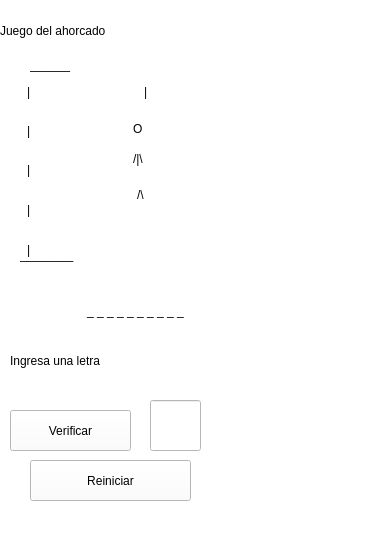
<?xml version="1.0" encoding="UTF-8"?>
<ui version="4.0">
 <class>MainWindow</class>
 <widget class="QMainWindow" name="MainWindow">
  <property name="geometry">
   <rect>
    <x>0</x>
    <y>0</y>
    <width>381</width>
    <height>557</height>
   </rect>
  </property>
  <property name="windowTitle">
   <string>MainWindow</string>
  </property>
  <property name="styleSheet">
   <string notr="true">background-color: rgb(255, 255, 255);</string>
  </property>
  <widget class="QWidget" name="centralwidget">
   <widget class="QLabel" name="label">
    <property name="geometry">
     <rect>
      <x>0</x>
      <y>10</y>
      <width>331</width>
      <height>41</height>
     </rect>
    </property>
    <property name="styleSheet">
     <string notr="true">font: 16pt &quot;MS PGothic&quot;;</string>
    </property>
    <property name="text">
     <string>Juego del ahorcado</string>
    </property>
   </widget>
   <widget class="QLabel" name="lbHead">
    <property name="geometry">
     <rect>
      <x>133</x>
      <y>103</y>
      <width>31</width>
      <height>51</height>
     </rect>
    </property>
    <property name="styleSheet">
     <string notr="true">font: 32pt &quot;MS Serif&quot;;
background-color: transparent;</string>
    </property>
    <property name="text">
     <string>O</string>
    </property>
   </widget>
   <widget class="QLabel" name="lbLarm_3">
    <property name="geometry">
     <rect>
      <x>30</x>
      <y>40</y>
      <width>141</width>
      <height>51</height>
     </rect>
    </property>
    <property name="styleSheet">
     <string notr="true">font: 32pt &quot;MS Serif&quot;;
background-color: transparent;</string>
    </property>
    <property name="text">
     <string>&lt;html&gt;&lt;head/&gt;&lt;body&gt;&lt;p&gt;______&lt;/p&gt;&lt;/body&gt;&lt;/html&gt;</string>
    </property>
   </widget>
   <widget class="QLabel" name="lbBody">
    <property name="geometry">
     <rect>
      <x>133</x>
      <y>134</y>
      <width>31</width>
      <height>51</height>
     </rect>
    </property>
    <property name="styleSheet">
     <string notr="true">font: 32pt &quot;MS Serif&quot;;
background-color: transparent;</string>
    </property>
    <property name="text">
     <string>&lt;html&gt;&lt;head/&gt;&lt;body&gt;&lt;p&gt;/|\&lt;/p&gt;&lt;/body&gt;&lt;/html&gt;</string>
    </property>
   </widget>
   <widget class="QLabel" name="lbLegs">
    <property name="geometry">
     <rect>
      <x>137</x>
      <y>170</y>
      <width>31</width>
      <height>51</height>
     </rect>
    </property>
    <property name="styleSheet">
     <string notr="true">font: 32pt &quot;MS Serif&quot;;
background-color: transparent;</string>
    </property>
    <property name="text">
     <string>&lt;html&gt;&lt;head/&gt;&lt;body&gt;&lt;p&gt;/\&lt;/p&gt;&lt;/body&gt;&lt;/html&gt;</string>
    </property>
   </widget>
   <widget class="QLabel" name="lbLarm_6">
    <property name="geometry">
     <rect>
      <x>27</x>
      <y>67</y>
      <width>16</width>
      <height>51</height>
     </rect>
    </property>
    <property name="styleSheet">
     <string notr="true">font: 32pt &quot;MS Serif&quot;;
background-color: transparent;</string>
    </property>
    <property name="text">
     <string>&lt;html&gt;&lt;head/&gt;&lt;body&gt;&lt;p&gt;|&lt;/p&gt;&lt;/body&gt;&lt;/html&gt;</string>
    </property>
   </widget>
   <widget class="QLabel" name="lbLarm_7">
    <property name="geometry">
     <rect>
      <x>27</x>
      <y>106</y>
      <width>16</width>
      <height>51</height>
     </rect>
    </property>
    <property name="styleSheet">
     <string notr="true">font: 32pt &quot;MS Serif&quot;;
background-color: transparent;</string>
    </property>
    <property name="text">
     <string>&lt;html&gt;&lt;head/&gt;&lt;body&gt;&lt;p&gt;|&lt;/p&gt;&lt;/body&gt;&lt;/html&gt;</string>
    </property>
   </widget>
   <widget class="QLabel" name="lbLarm_8">
    <property name="geometry">
     <rect>
      <x>27</x>
      <y>145</y>
      <width>16</width>
      <height>51</height>
     </rect>
    </property>
    <property name="styleSheet">
     <string notr="true">font: 32pt &quot;MS Serif&quot;;
background-color: transparent;</string>
    </property>
    <property name="text">
     <string>&lt;html&gt;&lt;head/&gt;&lt;body&gt;&lt;p&gt;|&lt;/p&gt;&lt;/body&gt;&lt;/html&gt;</string>
    </property>
   </widget>
   <widget class="QLabel" name="lbLarm_9">
    <property name="geometry">
     <rect>
      <x>27</x>
      <y>185</y>
      <width>16</width>
      <height>51</height>
     </rect>
    </property>
    <property name="styleSheet">
     <string notr="true">font: 32pt &quot;MS Serif&quot;;
background-color: transparent;</string>
    </property>
    <property name="text">
     <string>&lt;html&gt;&lt;head/&gt;&lt;body&gt;&lt;p&gt;|&lt;/p&gt;&lt;/body&gt;&lt;/html&gt;</string>
    </property>
   </widget>
   <widget class="QLabel" name="lbLarm_10">
    <property name="geometry">
     <rect>
      <x>27</x>
      <y>225</y>
      <width>16</width>
      <height>51</height>
     </rect>
    </property>
    <property name="styleSheet">
     <string notr="true">font: 32pt &quot;MS Serif&quot;;
background-color: transparent;</string>
    </property>
    <property name="text">
     <string>&lt;html&gt;&lt;head/&gt;&lt;body&gt;&lt;p&gt;|&lt;/p&gt;&lt;/body&gt;&lt;/html&gt;</string>
    </property>
   </widget>
   <widget class="QLabel" name="lbRope">
    <property name="geometry">
     <rect>
      <x>144</x>
      <y>67</y>
      <width>16</width>
      <height>51</height>
     </rect>
    </property>
    <property name="styleSheet">
     <string notr="true">font: 32pt &quot;MS Serif&quot;;
background-color: transparent;</string>
    </property>
    <property name="text">
     <string>&lt;html&gt;&lt;head/&gt;&lt;body&gt;&lt;p&gt;|&lt;/p&gt;&lt;/body&gt;&lt;/html&gt;</string>
    </property>
   </widget>
   <widget class="QLabel" name="lbLarm_4">
    <property name="geometry">
     <rect>
      <x>20</x>
      <y>230</y>
      <width>191</width>
      <height>51</height>
     </rect>
    </property>
    <property name="styleSheet">
     <string notr="true">font: 32pt &quot;MS Serif&quot;;
background-color: transparent;</string>
    </property>
    <property name="text">
     <string>&lt;html&gt;&lt;head/&gt;&lt;body&gt;&lt;p&gt;________&lt;/p&gt;&lt;/body&gt;&lt;/html&gt;</string>
    </property>
   </widget>
   <widget class="QLineEdit" name="txtLetra">
    <property name="geometry">
     <rect>
      <x>150</x>
      <y>400</y>
      <width>51</width>
      <height>51</height>
     </rect>
    </property>
    <property name="styleSheet">
     <string notr="true">font: 16pt &quot;MS PGothic&quot;;</string>
    </property>
    <property name="text">
     <string/>
    </property>
    <property name="maxLength">
     <number>1</number>
    </property>
    <property name="alignment">
     <set>Qt::AlignCenter</set>
    </property>
   </widget>
   <widget class="QPushButton" name="btnVer">
    <property name="geometry">
     <rect>
      <x>10</x>
      <y>410</y>
      <width>121</width>
      <height>41</height>
     </rect>
    </property>
    <property name="styleSheet">
     <string notr="true">font: 16pt &quot;MS PGothic&quot;;</string>
    </property>
    <property name="text">
     <string>Verificar</string>
    </property>
   </widget>
   <widget class="QLabel" name="lbPalabra">
    <property name="geometry">
     <rect>
      <x>20</x>
      <y>290</y>
      <width>231</width>
      <height>41</height>
     </rect>
    </property>
    <property name="styleSheet">
     <string notr="true">font: 16pt &quot;MS PGothic&quot;;</string>
    </property>
    <property name="text">
     <string>_ _ _ _ _ _ _ _ _ _</string>
    </property>
    <property name="alignment">
     <set>Qt::AlignCenter</set>
    </property>
   </widget>
   <widget class="QPushButton" name="btnReset">
    <property name="geometry">
     <rect>
      <x>30</x>
      <y>460</y>
      <width>161</width>
      <height>41</height>
     </rect>
    </property>
    <property name="styleSheet">
     <string notr="true">font: 16pt &quot;MS PGothic&quot;;</string>
    </property>
    <property name="text">
     <string>Reiniciar</string>
    </property>
   </widget>
   <widget class="QLabel" name="lbInst">
    <property name="geometry">
     <rect>
      <x>10</x>
      <y>340</y>
      <width>201</width>
      <height>41</height>
     </rect>
    </property>
    <property name="styleSheet">
     <string notr="true">font: 16pt &quot;MS PGothic&quot;;</string>
    </property>
    <property name="text">
     <string>Ingresa una letra</string>
    </property>
   </widget>
  </widget>
  <widget class="QMenuBar" name="menubar">
   <property name="geometry">
    <rect>
     <x>0</x>
     <y>0</y>
     <width>381</width>
     <height>18</height>
    </rect>
   </property>
  </widget>
  <widget class="QStatusBar" name="statusbar"/>
 </widget>
 <resources/>
 <connections/>
</ui>
